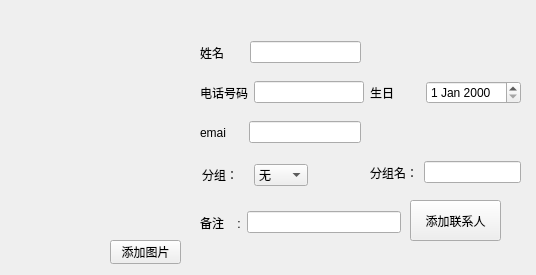
<?xml version="1.0" encoding="UTF-8"?>
<ui version="4.0">
 <class>Add_func</class>
 <widget class="QWidget" name="Add_func">
  <property name="geometry">
   <rect>
    <x>0</x>
    <y>0</y>
    <width>536</width>
    <height>275</height>
   </rect>
  </property>
  <property name="minimumSize">
   <size>
    <width>536</width>
    <height>275</height>
   </size>
  </property>
  <property name="maximumSize">
   <size>
    <width>536</width>
    <height>275</height>
   </size>
  </property>
  <property name="windowTitle">
   <string>添加联系人</string>
  </property>
  <widget class="QPushButton" name="pushButton">
   <property name="geometry">
    <rect>
     <x>410</x>
     <y>200</y>
     <width>91</width>
     <height>41</height>
    </rect>
   </property>
   <property name="text">
    <string>添加联系人</string>
   </property>
  </widget>
  <widget class="QPushButton" name="photo_pb">
   <property name="geometry">
    <rect>
     <x>110</x>
     <y>240</y>
     <width>71</width>
     <height>24</height>
    </rect>
   </property>
   <property name="text">
    <string>添加图片</string>
   </property>
  </widget>
  <widget class="QLabel" name="image_lable">
   <property name="geometry">
    <rect>
     <x>10</x>
     <y>10</y>
     <width>161</width>
     <height>221</height>
    </rect>
   </property>
   <property name="text">
    <string/>
   </property>
  </widget>
  <widget class="QWidget" name="layoutWidget">
   <property name="geometry">
    <rect>
     <x>200</x>
     <y>40</y>
     <width>161</width>
     <height>25</height>
    </rect>
   </property>
   <layout class="QHBoxLayout" name="horizontalLayout">
    <item>
     <widget class="QLabel" name="label">
      <property name="text">
       <string>姓名      </string>
      </property>
     </widget>
    </item>
    <item>
     <widget class="QLineEdit" name="name_le"/>
    </item>
   </layout>
  </widget>
  <widget class="QWidget" name="layoutWidget">
   <property name="geometry">
    <rect>
     <x>200</x>
     <y>80</y>
     <width>164</width>
     <height>25</height>
    </rect>
   </property>
   <layout class="QHBoxLayout" name="horizontalLayout_2">
    <item>
     <widget class="QLabel" name="label_3">
      <property name="text">
       <string>电话号码</string>
      </property>
     </widget>
    </item>
    <item>
     <widget class="QLineEdit" name="phone_le"/>
    </item>
   </layout>
  </widget>
  <widget class="QWidget" name="layoutWidget">
   <property name="geometry">
    <rect>
     <x>370</x>
     <y>80</y>
     <width>151</width>
     <height>26</height>
    </rect>
   </property>
   <layout class="QHBoxLayout" name="horizontalLayout_3">
    <item>
     <widget class="QLabel" name="label_2">
      <property name="text">
       <string>生日</string>
      </property>
     </widget>
    </item>
    <item>
     <widget class="QDateEdit" name="dateEdit"/>
    </item>
   </layout>
  </widget>
  <widget class="QWidget" name="layoutWidget">
   <property name="geometry">
    <rect>
     <x>200</x>
     <y>120</y>
     <width>161</width>
     <height>25</height>
    </rect>
   </property>
   <layout class="QHBoxLayout" name="horizontalLayout_4">
    <item>
     <widget class="QLabel" name="label_4">
      <property name="text">
       <string>emai     </string>
      </property>
     </widget>
    </item>
    <item>
     <widget class="QLineEdit" name="email_le"/>
    </item>
   </layout>
  </widget>
  <widget class="QWidget" name="layoutWidget">
   <property name="geometry">
    <rect>
     <x>200</x>
     <y>210</y>
     <width>201</width>
     <height>25</height>
    </rect>
   </property>
   <layout class="QHBoxLayout" name="horizontalLayout_8">
    <item>
     <widget class="QLabel" name="label_6">
      <property name="text">
       <string>备注    :</string>
      </property>
     </widget>
    </item>
    <item>
     <widget class="QLineEdit" name="specialinfo_le"/>
    </item>
   </layout>
  </widget>
  <widget class="QWidget" name="layoutWidget">
   <property name="geometry">
    <rect>
     <x>202</x>
     <y>162</y>
     <width>106</width>
     <height>26</height>
    </rect>
   </property>
   <layout class="QHBoxLayout" name="horizontalLayout_5">
    <item>
     <widget class="QLabel" name="label_5">
      <property name="text">
       <string>分组：  </string>
      </property>
     </widget>
    </item>
    <item>
     <widget class="QComboBox" name="comboBox">
      <item>
       <property name="text">
        <string>无</string>
       </property>
      </item>
      <item>
       <property name="text">
        <string>同学</string>
       </property>
      </item>
      <item>
       <property name="text">
        <string>同事</string>
       </property>
      </item>
      <item>
       <property name="text">
        <string>亲戚</string>
       </property>
      </item>
      <item>
       <property name="text">
        <string>朋友</string>
       </property>
      </item>
      <item>
       <property name="text">
        <string>其他</string>
       </property>
      </item>
     </widget>
    </item>
   </layout>
  </widget>
  <widget class="QWidget" name="layoutWidget">
   <property name="geometry">
    <rect>
     <x>370</x>
     <y>160</y>
     <width>151</width>
     <height>25</height>
    </rect>
   </property>
   <layout class="QHBoxLayout" name="horizontalLayout_6">
    <item>
     <widget class="QLabel" name="newtype_lb">
      <property name="text">
       <string>分组名：</string>
      </property>
     </widget>
    </item>
    <item>
     <widget class="QLineEdit" name="newtype_le"/>
    </item>
   </layout>
  </widget>
 </widget>
 <resources/>
 <connections/>
</ui>
